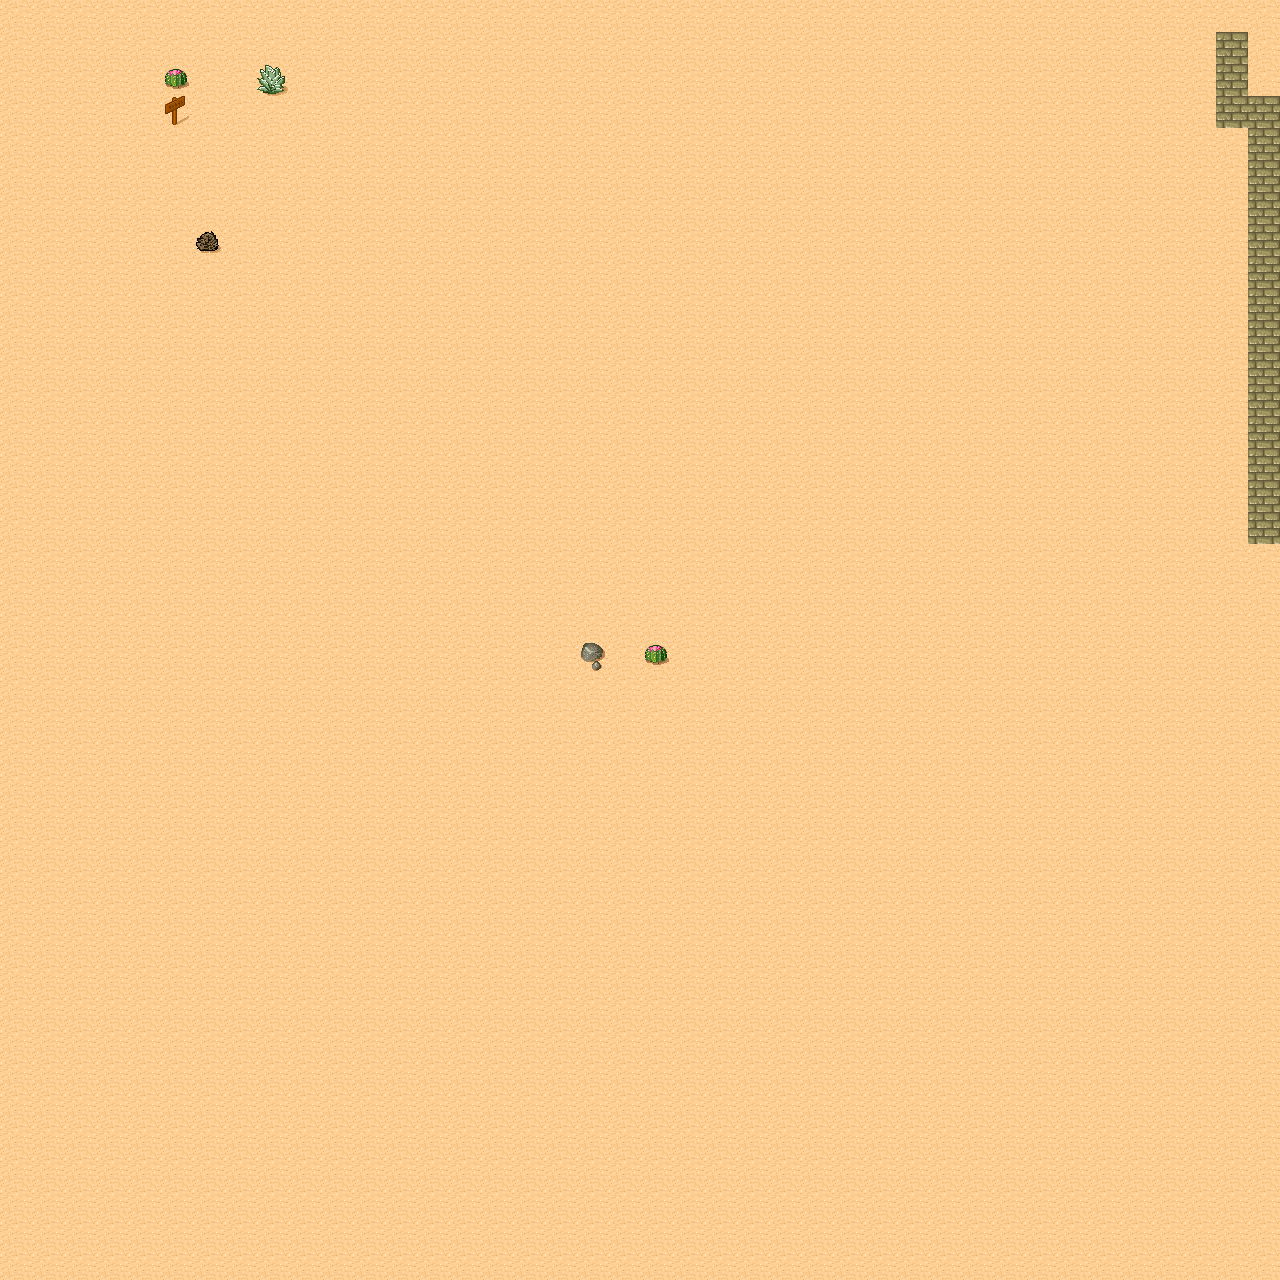

This game map was drawn from its Tiled (.tmx) file and the tilesets committed beside it. A one-line description and the trimmed map source follow:
An orthogonal 40x40 tile map with 32x32 px tiles, 2 tile layers (Ground, top) and 2 objects (target, solid).

<map version="1.0" orientation="orthogonal" width="40" height="40" tilewidth="32" tileheight="32">
 <tileset firstgid="1" name="Desert" tilewidth="32" tileheight="32" spacing="1" margin="1">
  <image source="tmw_desert_spacing.png" width="298" height="199" />
  <tile id="8">
   <properties>
    <property name="type" value="wall" />
   </properties>
  </tile>
  <tile id="10">
   <properties>
    <property name="senap" value="ost" />
    <property name="time" value="10" />
   </properties>
  </tile>
  <tile id="41">
   <properties>
    <property name="type" value="bush" />
   </properties>
  </tile>
  <tile id="50">
   <properties>
    <property name="solid" value="true" />
    <property name="type" value="sign" />
   </properties>
  </tile>
  <tile id="51">
   <properties>
    <property name="animation" value="fire.png" />
    <property name="delay" value="0.1" />
    <property name="frames_x" value="1" />
    <property name="frames_y" value="4" />
   </properties>
  </tile>
 </tileset>
 <layer name="Ground" width="40" height="40">
  <data>[1600 cells, 1600 non-empty, 7 distinct tile ids]</data>
 </layer>
 <objectgroup color="#00ff00" draworder="topdown" name="entities" width="40" height="40">
  <object name="target" x="672" y="704" width="32" height="32">
   <properties>
    <property name="spriteOffsetX" value="2" />
    <property name="spriteOffsetY" value="57" />
   </properties>
  </object>
 </objectgroup>
 <objectgroup color="#ff0000" draworder="topdown" name="triggers" width="40" height="40">
  <object name="solid" type="solid" x="584" y="640" width="16" height="24">
   <properties>
    <property name="solid" value="true" />
   </properties>
  </object>
 </objectgroup>
 <layer name="top" width="40" height="40">
  <data>[1600 cells, 1 non-empty, 1 distinct tile ids]</data>
 </layer>
</map>
